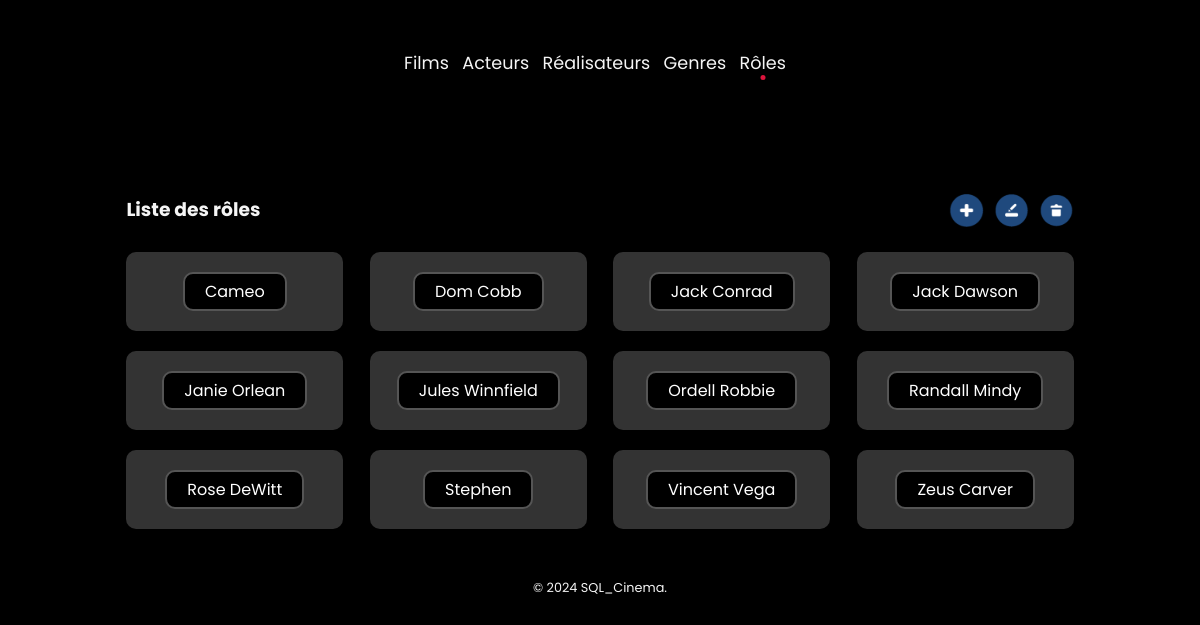
/index.php?action=listRoles, run on the app's committed database.
### tables this page shows
CREATE TABLE IF NOT EXISTS Role (
    id_role INT AUTO_INCREMENT PRIMARY KEY,
    personnage VARCHAR(50)
);

### controllers/RoleController.php (called while the page is built, shortened)
<?php
class RoleController
{
    function getlist(): \PDOStatement
    {
        $pdo = Connect::Connection();
        $roles = $pdo->query("
        SELECT id_role, personnage
        FROM role
        ORDER BY personnage ASC
        ");
        return $roles;
    }
    public function listRoles()
    {
        $this->toView($this->getlist());
    }
    function toView($roles, $modalType = null)
    {
        $actionAdd = 'addRole';
        $actionEdit = 'editRole';
        $actionDel = 'delRole';
        require "views/rolesView.php";
    }
}

### views/rolesView.php (the view, shortened to what this page needs)
<div class="genre-container">
    <?php foreach ($roles as $role) { ?>
        <div class="genre-tile">
            <a href="index.php?action=detailRole&id=<?= $role["id_role"] ?>"><?= $role["personnage"] ?></a>
        </div>
    <?php } ?>
</div>
<?php
$titre_secondaire = "Liste des rôles";
$contenu = ob_get_clean();
require "views/template.php";
?>

### index.php (shortened to what this page needs)
<?php
$action = $_GET['action'] ?? 'listFilms';
switch ($action) {
    case 'listRoles':
        $controller = new RoleController();
        $controller->listRoles();
        break;
}

### views/template.php (shortened to what this page needs)
<?php
$currentAction = $_GET['action'] ?? 'listFilms';
?>
<!DOCTYPE html>
<html lang="fr">
<head>
    <link rel="stylesheet" href="public/css/style.css">
    <link rel="stylesheet" href="https://cdn.jsdelivr.net/npm/flatpickr/dist/flatpickr.min.css">
</head>
<body>
    <header>
        <nav>
            <ul>
                <li><a href="index.php?action=listFilms" class="<?= strpos($currentAction, 'Film') ? 'active' : '' ?>">Films</a></li>
                <li><a href="index.php?action=listActors" class="<?= strpos($currentAction, 'Actor') ? 'active' : '' ?>">Acteurs</a></li>
                <li><a href="index.php?action=listDirectors" class="<?= strpos($currentAction, 'Director') ? 'active' : '' ?>">Réalisateurs</a></li>
                <li><a href="index.php?action=listKinds" class="<?= strpos($currentAction, 'Kind') ? 'active' : '' ?>">Genres</a></li>
                <li><a href="index.php?action=listRoles" class="<?= strpos($currentAction, 'Role') ? 'active' : '' ?>">Rôles</a></li>
            </ul>
        </nav>
    </header>
    <div id="wrapper">
        <main>
            <section id="content">
                <div class="container-buttons">
                    <h3 class="title-sec"> <?= isset($titre_secondaire) ? $titre_secondaire : '' ?></h3>
                    <?php if ((isset($hideButtons) && !$hideButtons) || !isset($hideButtons)) { ?>
                        <div class="buttons">
                            <a href="index.php?action=<?= isset($actionAdd) ? $actionAdd : '' ?>" class="button">
                                <img src="public/images/add.svg" alt="Ajouter" class="icon" />
                            </a>
                            <a href="index.php?action=<?= isset($actionEdit) ? $actionEdit : '' ?>" class="button">
                                <img src="public/images/edit.svg" alt="Éditer" class="icon" />
                            </a>
                            <a href="index.php?action=<?= isset($actionDel) ? $actionDel : '' ?>" class="button">
                                <img src="public/images/del.svg" alt="Supprimer" class="icon" />
                            </a>
                        </div>
                    <?php } ?>
                </div>
                <?= isset($contenu) ? $contenu : '' ?>
            </section>
        </main>
    </div>
    <footer>
        <p>&copy; <?= date('Y') ?> SQL_Cinema.</p>
    </footer>
</body>
</html>

### public/css/style.css (style rules this page uses)
* { box-sizing: border-box; background-color: black; color: whitesmoke; font-family: 'Poppins', sans-serif; }
:root { --red : crimson; }
header { margin: 50px 0 100px 0; }
section { width: 80%; max-width: 1200px; margin: auto; }
footer, td, nav { text-align: center; font-size: 0.8rem; }
a { text-decoration: none; color : cornflowerblue }
nav>ul>li>a { color: inherit; }
nav ul { list-style-type: none; padding: 0; }
nav ul li { display: inline-block; margin-right: 10px; }
nav ul li a { position: relative; font-size: 1.1rem; }
nav ul li a.active::after { content: ''; position: absolute; left: 50%; bottom: -5px; width: 5px; height: 5px; border-radius: 50%; background-color: var(--red); transform: translateX(-50%); }
.button { display: inline-block; padding: 8px; border-radius: 4px; box-shadow: 0 2px 4px rgba(0, 0, 0, 0.1); transition: all 0.3s; }
.icon { height: 35px; width: auto; transition: all 0.3s; }
.button { margin: 0; padding: 0; width: 35px; height: 35px; }
.title-sec { display: inline; }
.container-buttons { display: flex; align-items: center; justify-content: space-between; margin-bottom: 10px; }
.genre-container { display: flex; flex-wrap: wrap; justify-content: space-between; gap: 20px; margin-bottom: 50px; }
.genre-tile { flex: 0 0 calc(25% - 20px); background-color: #333; color: #fff; padding: 20px; border-radius: 10px; box-shadow: 0 4px 8px rgba(0,0,0,0.5); display: flex; align-items: center; justify-content: center; text-align: center; transition: all 0.3s; }
.genre-container a { border: 2px solid #555; border-radius: 10px; padding: 5px 20px; color: inherit; }
.buttons { display: flex; justify-content: space-around; gap: 10px; }

### data on the page
role: personnage "Cameo"
role: personnage "Dom Cobb"
role: personnage "Jack Conrad"
role: personnage "Jack Dawson"
role: personnage "Janie Orlean"
role: personnage "Jules Winnfield"
role: personnage "Ordell Robbie"
role: personnage "Randall Mindy"
role: personnage "Rose DeWitt"
role: personnage "Stephen"
role: personnage "Vincent Vega"
role: personnage "Zeus Carver"

### other printed values
$titre_secondaire "Liste des rôles"
